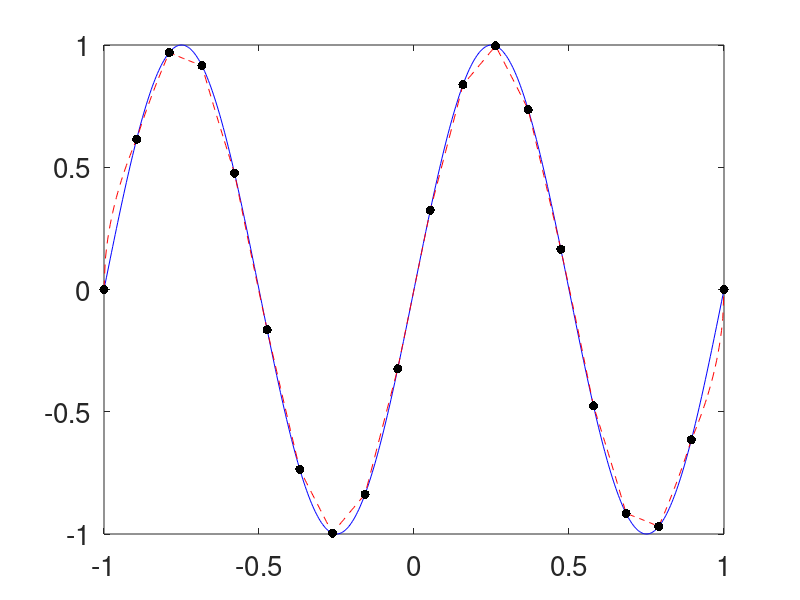

Here is the MATLAB script that generated this plot:
%Cones and Kernel Approximation for Guarantees
%% Preliminaries
clear all
close all
format compact
set(0,'defaultaxesfontsize',20,'defaulttextfontsize',20)
theta=pi;
%testfun=@(x) exp(theta*x)-1;
testfun=@(x) sin(2*pi*x);
%testfun=@(x) (x.^2/2-1/8).*(x>1/2);
tau=.1;
epsilon = 1e-2;

%% Kernel
a=.5;
%b=.9;
bp2 = @(x) x.^2-x+1/6;
bp4 = @(x) x.^4-2*x.^3+x.^2-1/30;
kernel=@(x,t) 1-a+a*6*(bp2(abs(bsxfun(@plus,acos(x),acos(t')))/(2*pi))+bp2(abs(bsxfun(@minus,acos(x),acos(t')))/(2*pi)));

%% Data and spline approximation
n=20
xnode=linspace(-1,1,n)';
Kmat=kernel(xnode,xnode);
condK=cond(Kmat)
y=testfun(xnode);
c=Kmat\y;
splinef=@(x) kernel(x,xnode)*c;

%% Plot of test function and spline
nplot=500;
xplot=linspace(-1,1,nplot)';
plot(xplot,testfun(xplot),'b-',...
    xplot,splinef(xplot),'r--',...
    xnode,y,'k.','markersize',20,...
    'linewidth',3)
ntest=1000;
xtest=linspace(-1,1,ntest)';

%% Root mean square error
error2=sqrt(mean((testfun(xtest)-splinef(xtest)).^2))
%error_sup=max(abs(testfun(xtest)-splinef(xtest)))
normHsplinef=sqrt(c'*y)
Ktildemat = (1-a)^2-12*a^2*(bp4(abs(bsxfun(@plus,acos(xnode),acos(xnode')))/(2*pi))+bp4(abs(bsxfun(@minus,acos(xnode),acos(xnode')))/(2*pi)));
condKtilde=cond(Ktildemat)
traceKK=trace(Ktildemat/Kmat)
Herrbd=sqrt(1-traceKK)

%% Algorithm 1 Stage 1
%normTsplinef=sqrt(c'*Ktildemat*c);
ErrBound = Herrbd*normHsplinef/(1-tau)
